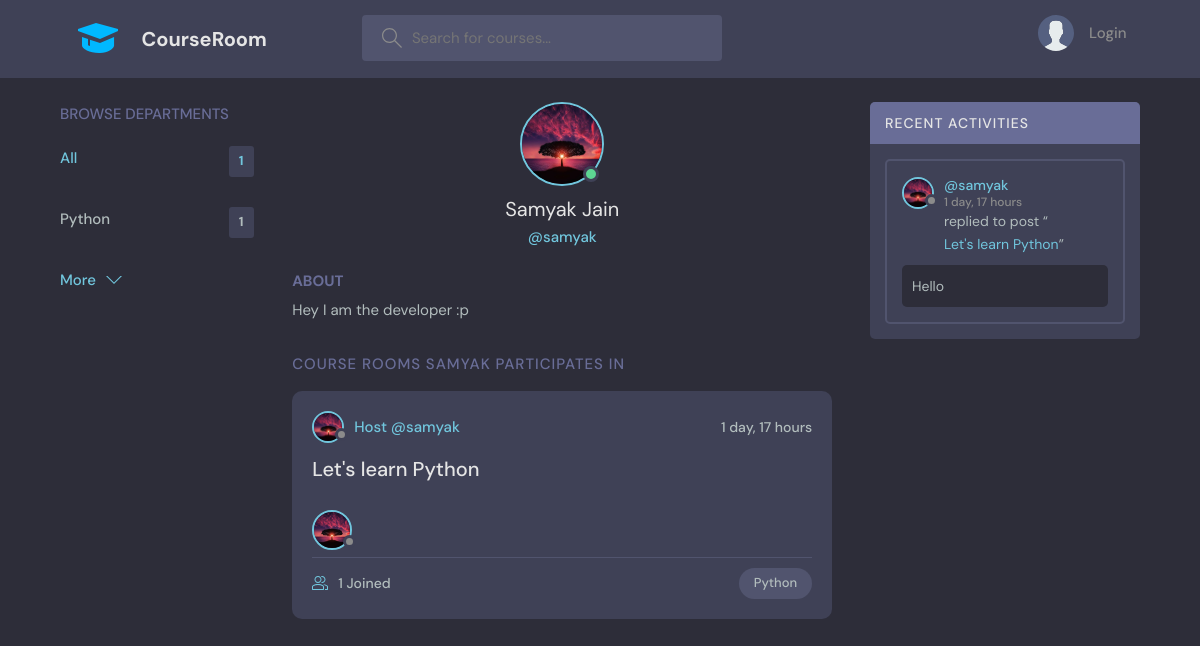
/profile/1/, run on an earlier commit of the app's database.
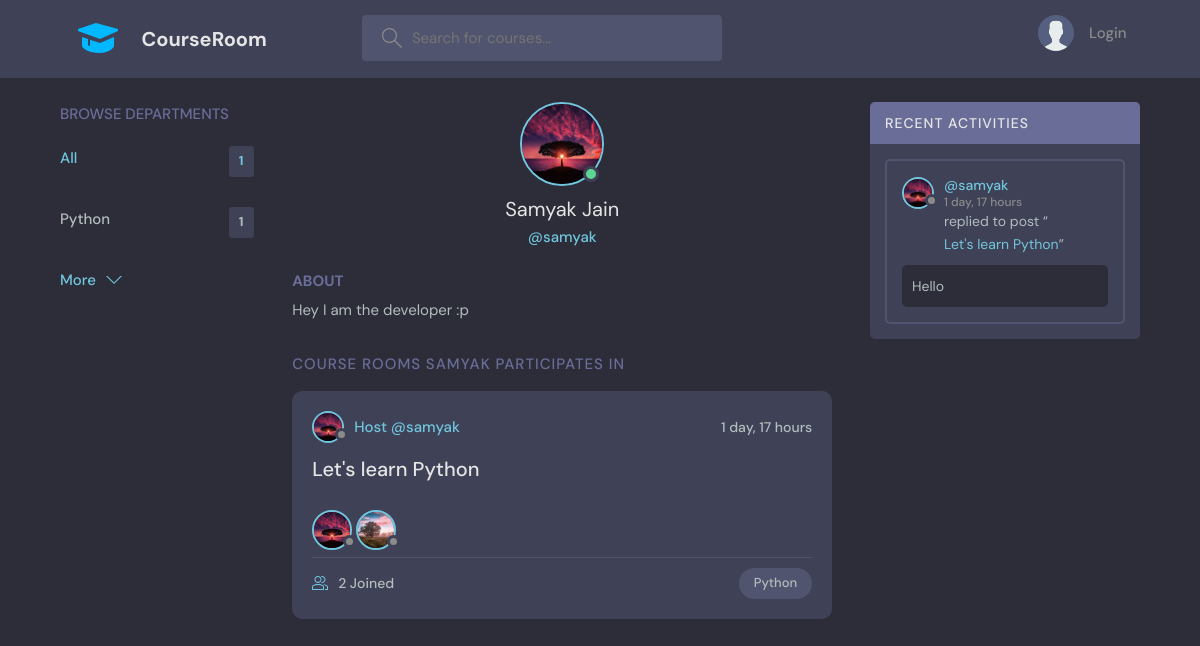
And on a later commit of the database.
### base/models.py (models this page shows, shortened)
class Topic(models.Model):
    name=models.CharField(max_length=200)

class Room(models.Model):
    host=models.ForeignKey(User, on_delete=models.SET_NULL,null=True)
    topic=models.ForeignKey(Topic, on_delete=models.SET_NULL,null=True)
    name= models.CharField(max_length=200)
    description= models.TextField(null=True, blank= True)
    participants=models.ManyToManyField(User, related_name= 'participants',blank=True )
    updated = models.DateTimeField(auto_now=True)
    created= models.DateTimeField(auto_now_add=True)
    class Meta:
        ordering=['-updated', '-created']
    def __str__(self):
        return self.name

class User(AbstractUser):
    name= models.CharField(max_length=200, null=True)
    email= models.EmailField(unique=True,null=True)
    bio= models.TextField(null=True)
    avatar= models.ImageField(null = True, default="avatar.svg")
    USERNAME_FIELD= 'email'
    REQUIRED_FIELDS= []

class Message(models.Model):
    user= models.ForeignKey(User, on_delete= models.CASCADE)
    room= models.ForeignKey(Room, on_delete=models.CASCADE)
    body= models.TextField()
    updated = models.DateTimeField(auto_now=True)
    created= models.DateTimeField(auto_now_add=True)
    class Meta:
        ordering=['updated', 'created']

### base/views.py (the view)
# urls.py: path('profile/<str:pk>/',views.userProfile, name="user-profile"),
def userProfile(request,pk):
    user= User.objects.get(id=pk)
    rooms= Room.objects.filter(participants= user)
    room_messages=user.message_set.all()
    topics= Topic.objects.all()
    context={'user':user,'rooms':rooms,'room_messages':room_messages,'topics':topics,}
    return render(request, 'base/profile.html',context)

### base/templates/base/profile.html (shortened to what this page needs)
{% extends 'main.html' %}
{% block content %}
  <main class="profile-page layout layout--3">
    <div class="container">
      {% include 'base/topic_component.html' %}
      <div class="roomList">
        <div class="profile">
          <div class="profile__avatar">
            <div class="avatar avatar--large active">
              <img src="{{user.avatar.url}}" />
            </div>
          </div>
          <div class="profile__info">
            <h3>{{user.name}}</h3>
            <p>@{{user.username}}</p>
          </div>
          <div class="profile__about">
            <h3>About</h3>
            <p>
              {{user.bio}}
            </p>
          </div>
        </div>
        <div class="roomList__header">
          <div>
            <h2>Course Rooms {{user.username}} participates in</a>
            </h2>
          </div>
        </div>
        {% include 'base/feed_component.html' %}
      </div>
      {% include 'base/activity_component.html' %}
    </div>
  </main>
{% endblock content %}

### base/templates/base/topic_component.html
<div class="topics">
    <div class="topics__header">
      <h2>Browse Departments</h2>
    </div>
    <ul class="topics__list">
      <li>
        <a href="{% url 'home' %}" class="active">All <span>{{topics.count}}</span></a>
      </li>
      {% for topic in topics %}
      <li>
        <a href="{% url 'home' %}?q={{topic.name}}">{{topic.name}} <span>{{topic.room_set.all.count}}</span></a>
      </li>
      {% endfor %}
    </ul>
    <a class="btn btn--link" href="{% url 'topics' %}">
      More
      <svg version="1.1" xmlns="http://www.w3.org/2000/svg" width="32" height="32" viewBox="0 0 32 32">
        <title>chevron-down</title>
        <path d="M16 21l-13-13h-3l16 16 16-16h-3l-13 13z"></path>
      </svg>
    </a>
  </div>

### base/templates/base/feed_component.html (shortened to what this page needs)
{% for room in rooms %}
<div class="roomListRoom">
    <div class="roomListRoom__header">
      <a href="{% url 'user-profile' room.host.id %}" class="roomListRoom__author">
        <div class="avatar avatar--small">
          <img src="{{room.host.avatar.url}}" />
        </div>
        <span>Host @{{room.host.username}}</span>
      </a>
      <div class="roomListRoom__actions">
        <span>{{room.created|timesince}}</span>
      </div>
    </div>
    <div class="roomListRoom__content">
      <a href="{% url 'room' room.id %}">{{room.name}}</a>
      <br>
    </div>
    {% for user in room.participants.all %}
    <a href="{% url 'user-profile' user.id %}">
      <div class="avatar avatar--medium">
        <img src="{{user.avatar.url}}" />
      </div>
    </a>
    {% endfor %}
    <div class="roomListRoom__meta">
      <a href="{% url 'room' room.id %}" class="roomListRoom__joined">
        {{room.participants.all.count}} Joined
      </a>
      <p class="roomListRoom__topic">{{room.topic.name}}</p>
    </div>
  </div>
{% endfor %}

### base/templates/base/activity_component.html (shortened to what this page needs)
<div class="activities">
    <div class="activities__header">
        <h2>Recent Activities</h2>
    </div>
    {% for message in room_messages %}
    <div class="activities__box">
        <div class="activities__boxHeader roomListRoom__header">
            <a href="{% url 'user-profile' message.user.id %}" class="roomListRoom__author">
                <div class="avatar avatar--small">
                    <img src="{{message.user.avatar.url}}" />
                </div>
                <p>
                    @{{message.user.username}}
                    <span>{{message.created|timesince}}</span>
                </p>
            </a>
        </div>
        <div class="activities__boxContent">
            <p>replied to post “<a href="{% url 'room' message.room.id %}">{{message.room}}</a>”</p>
            <div class="activities__boxRoomContent">
                {{message.body}}
            </div>
        </div>
    </div>
    {% endfor %}
</div>

What changed in the data, as far as the page shows it:
computed for Room "Let's learn Python": participants.all.count "1" → "2"
added User: avatar (picture)
